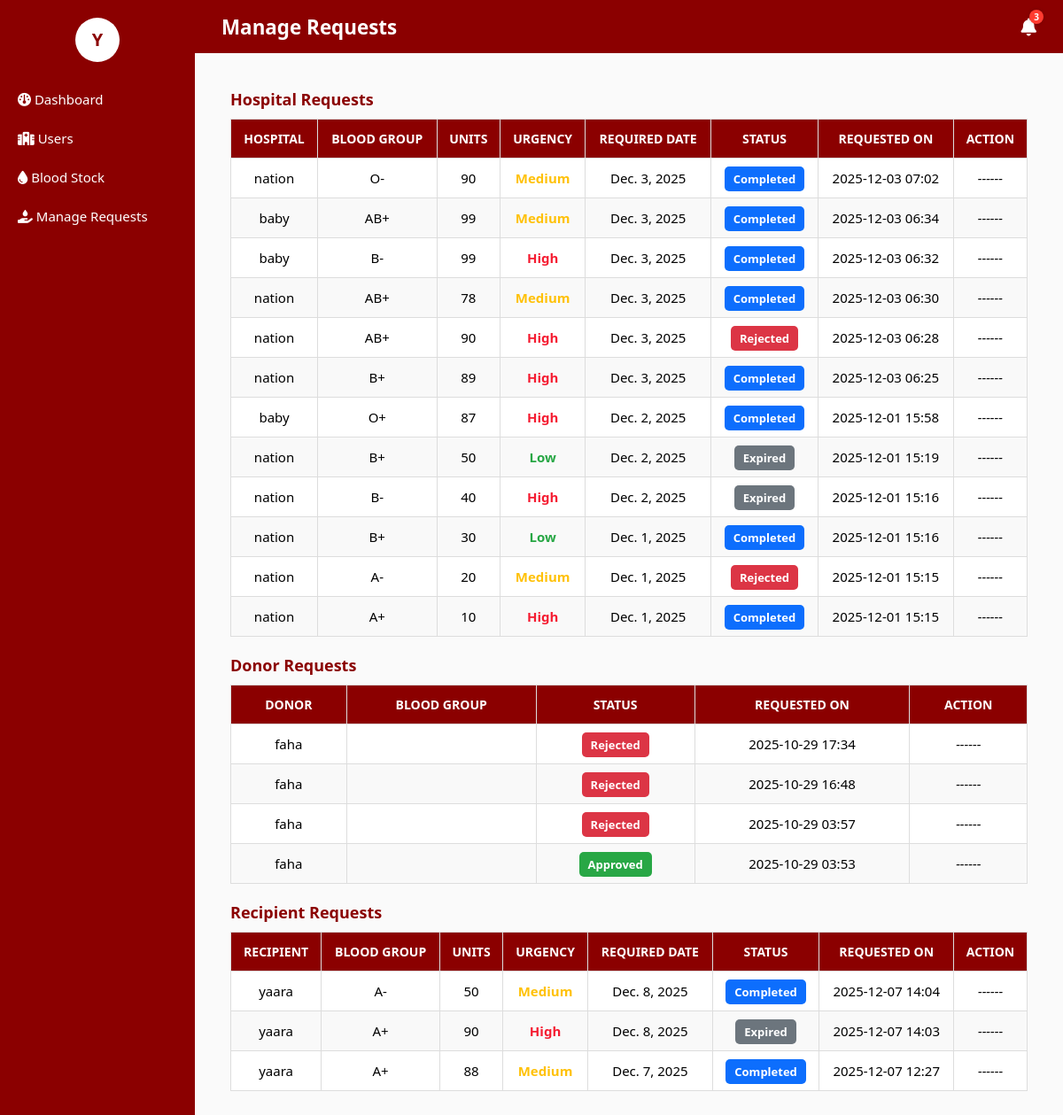
The app's page /dashboard/manage_requests/ (signed in), older data.
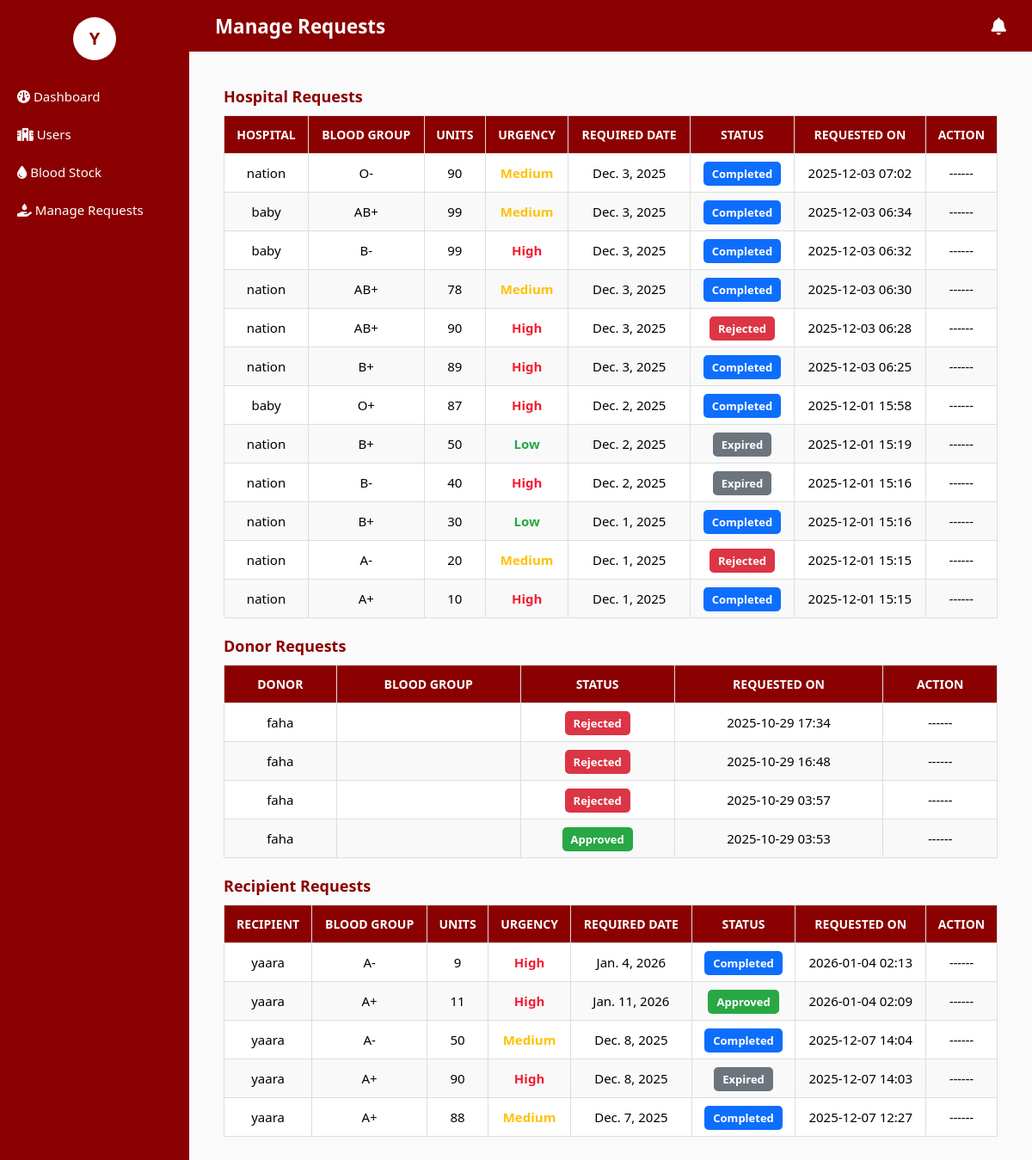
The same page, newer data.
### blood_bank_app/models.py (models this page shows, shortened)
class HospitalBloodRequest(models.Model):
    BLOOD_GROUP_CHOICES = [
        ('A+', 'A+'), ('A-', 'A-'),
        ('B+', 'B+'), ('B-', 'B-'),
        ('AB+', 'AB+'), ('AB-', 'AB-'),
        ('O+', 'O+'), ('O-', 'O-'),
    ]
    URGENCY_LEVEL_CHOICES = [
        ('High', 'High'),
        ('Medium', 'Medium'),
        ('Low', 'Low'),
    ]
    STATUS_CHOICES = [
        ('Pending', 'Pending'),
        ('Approved', 'Approved'),
        ('Rejected', 'Rejected'),
        ('Completed', 'Completed'),
        ('Expired', 'Expired'),
    ]
    hospital = models.ForeignKey(User, on_delete=models.CASCADE)
    blood_group = models.CharField(max_length=3, choices=BLOOD_GROUP_CHOICES)
    units = models.PositiveIntegerField()
    required_date = models.DateField()
    urgency = models.CharField(max_length=10, choices=URGENCY_LEVEL_CHOICES)
    status = models.CharField(max_length=20, choices=STATUS_CHOICES, default='Pending')
    created_at = models.DateTimeField(auto_now_add=True)

class DonorRequestAppointment(models.Model):
    STATUS_CHOICES = [
        ('Pending', 'Pending'),
        ('Approved', 'Approved'),
        ('Rejected', 'Rejected'),
    ]
    donor = models.ForeignKey(User, on_delete=models.CASCADE)
    preferred_date = models.DateField()
    preferred_time = models.TimeField()
    status = models.CharField(max_length=20, choices=STATUS_CHOICES, default='Pending')
    created_at = models.DateTimeField(auto_now_add=True)

class RecipientBloodRequest(models.Model):
    BLOOD_GROUP_CHOICES = [
        ('A+', 'A+'), ('A-', 'A-'),
        ('B+', 'B+'), ('B-', 'B-'),
        ('AB+', 'AB+'), ('AB-', 'AB-'),
        ('O+', 'O+'), ('O-', 'O-'),
    ]
    URGENCY_LEVEL_CHOICES = [
        ('High', 'High'),
        ('Medium', 'Medium'),
        ('Low', 'Low'),
    ]
    STATUS_CHOICES = [
        ('Pending', 'Pending'),
        ('Approved', 'Approved'),
        ('Rejected', 'Rejected'),
        ('Completed', 'Completed'),
        ('Expired', 'Expired'),
    ]
    recipient = models.ForeignKey(User, on_delete=models.CASCADE)
    blood_group = models.CharField(max_length=3, choices=BLOOD_GROUP_CHOICES)
    units = models.PositiveIntegerField()
    required_date = models.DateField()
    urgency = models.CharField(max_length=10, choices=URGENCY_LEVEL_CHOICES)
    status = models.CharField(max_length=20, choices=STATUS_CHOICES, default='Pending')
    created_at = models.DateTimeField(auto_now_add=True)
    completed_date = models.DateField(null=True, blank=True)

### blood_bank_app/views.py (the view)
# urls.py: path('dashboard/manage_requests/', views.manage_requests, name='manage_requests'),
@login_required
def manage_requests(request):
    hospital_requests = HospitalBloodRequest.objects.all().order_by('-created_at')
    donor_requests = DonorRequestAppointment.objects.all().order_by('-created_at')
    recipient_requests = RecipientBloodRequest.objects.all().order_by('-created_at')
    unread_notifications_count = AdminNotification.objects.filter(is_read=False).count()
    context = {
        'hospital_requests': hospital_requests,
        'donor_requests': donor_requests,
        'recipient_requests': recipient_requests,
        'unread_notifications_count': unread_notifications_count,
        'today': date.today(),
    }
    return render(request, 'dashboard/manage_requests.html', context)

### blood_bank_app/templates/dashboard/manage_requests.html (shortened to what this page needs)
{% extends 'dashboard/admin_base.html' %}
{% block page_title %}Manage Requests{% endblock %}
{% block content_admin %}
<h3 class="section-title"> Hospital Requests</h3>
<table class="styled-table">
    <thead>
        <tr>
            <th>Hospital</th>
            <th>Blood Group</th>
            <th>Units</th>
            <th>Urgency</th>
            <th>Required Date</th>
            <th>Status</th>
            <th>Requested On</th>
            <th>Action</th>
        </tr>
    </thead>
    <tbody>
        {% for req in hospital_requests %}
        <tr>
            <td>{{ req.hospital.username }}</td>
            <td>{{ req.blood_group }}</td>
            <td>{{ req.units }}</td>
            <td class="{% if req.urgency == 'High' %}urgency-high{% elif req.urgency == 'Medium' %}urgency-medium{% else %}urgency-low{% endif %}">
                {{ req.urgency }}
            </td>
            <td>{{ req.required_date }}</td>
            <td>
                {% if req.status == 'Completed' %}
                    <span class="badge completed">Completed</span>
                {% elif req.status == 'Expired' %}
                    <span class="badge expired">Expired</span>
                {% else %}
                    <span class="badge
                        {% if req.status == 'Approved' %}approved
                        {% elif req.status == 'Pending' %}pending
                        {% else %}rejected
                        {% endif %}">
                        {{ req.status }}
                    </span>
                {% endif %}
            </td>
            <td>{{ req.created_at|date:"Y-m-d H:i" }}</td>
            <td>
                {% if req.status == 'Pending' %}
                    {% if req.required_date < today %}
                        <em>Expired</em>
                    {% else %}
                        <a href="{% url 'approve_hospital_request' req.id %}" class="btn-approve">Approve</a>
                        <a href="{% url 'reject_hospital_request' req.id %}" class="btn-reject">Reject</a>
                    {% endif %}
                {% else %}
                    <em>------</em>
                {% endif %}
            </td>
        </tr>
        {% empty %}
        <tr><td colspan="8" class="text-center">No hospital requests found.</td></tr>
        {% endfor %}
    </tbody>
</table>
<h3 class="section-title"> Donor Requests</h3>
<table class="styled-table">
    <thead>
        <tr>
            <th>Donor</th>
            <th>Blood Group</th>
            <th>Status</th>
            <th>Requested On</th>
            <th>Action</th>
        </tr>
    </thead>
    <tbody>
        {% for req in donor_requests %}
        <tr>
            <td>{{ req.donor.username }}</td>
            <td>{{ req.blood_group }}</td>
            <td>
                <span class="badge
                    {% if req.status == 'Approved' %}approved
                    {% elif req.status == 'Pending' %}pending
                    {% elif req.status == 'Completed' %}completed
                    {% elif req.status == 'Expired' %}expired
                    {% else %}rejected
                    {% endif %}">
                    {{ req.status }}
                </span>
            </td>
            <td>{{ req.created_at|date:"Y-m-d H:i" }}</td>
            <td>
                {% if req.status == 'Pending' %}
                    <a href="{% url 'approve_donor_request' req.id %}" class="btn-approve">Approve</a>
                    <a href="{% url 'reject_donor_request' req.id %}" class="btn-reject">Reject</a>
                {% else %}
                    <em>------</em>
                {% endif %}
            </td>
        </tr>
        {% empty %}
        <tr><td colspan="5" class="text-center">No donor requests found.</td></tr>
        {% endfor %}
    </tbody>
</table>
<h3 class="section-title">Recipient Requests</h3>
<table class="styled-table">
    <thead>
        <tr>
            <th>Recipient</th>
            <th>Blood Group</th>
            <th>Units</th>
            <th>Urgency</th>
            <th>Required Date</th>
            <th>Status</th>
            <th>Requested On</th>
            <th>Action</th>
        </tr>
    </thead>
    <tbody>
        {% for req in recipient_requests %}
        <tr>
            <td>{{ req.recipient.username }}</td>
            <td>{{ req.blood_group }}</td>
            <td>{{ req.units }}</td>
            <td class="{% if req.urgency == 'High' %}urgency-high{% elif req.urgency == 'Medium' %}urgency-medium{% else %}urgency-low{% endif %}">
                {{ req.urgency }}
            <td>{{ req.required_date }}</td>
            <td>
                {% if req.status == 'Completed' %}
                    <span class="badge completed">Completed</span>
                {% elif req.status == 'Expired' %}
                    <span class="badge expired">Expired</span>
                {% else %}
                    <span class="badge
                        {% if req.status == 'Approved' %}approved
                        {% elif req.status == 'Pending' %}pending
                        {% else %}rejected
                        {% endif %}">
                        {{ req.status }}
                    </span>
                {% endif %}
            </td>
            <td>{{ req.created_at|date:"Y-m-d H:i" }}</td>
            <td>
                {% if req.status == 'Pending' %}
                    {% if req.required_date < today %}
                        <em>Expired</em>
                    {% else %}
                        <a href="{% url 'approve_recipient_request' req.id %}" class="btn-approve">Approve</a>
                        <a href="{% url 'reject_recipient_request' req.id %}" class="btn-reject">Reject</a>
                    {% endif %}
                {% else %}
                    <em>------</em>
                {% endif %}
            </td>
        </tr>
        {% empty %}
        <tr><td colspan="7" class="text-center">No recipient requests found.</td></tr>
        {% endfor %}
    </tbody>
</table>
{% endblock %}

### blood_bank_app/templates/dashboard/admin_base.html (shortened to what this page needs)
{% load static %}
<!DOCTYPE html>
<html lang="en">
<head>
    <link rel="stylesheet" href="https://cdnjs.cloudflare.com/ajax/libs/font-awesome/6.5.0/css/all.min.css">
</head>
<body>
    <div class="sidebar">
        <div class="profile-container">
            <div class="profile-icon" onclick="toggleProfile()">
                {{ request.user.username|slice:":1"|upper }}
            </div>
        </div>
        <a href="{% url 'admin_dashboard' %}"><i class="fa-solid fa-gauge"></i> Dashboard</a>
        <a href="{% url 'users' %}"><i class="fa-solid fa-hospital"></i> Users</a>
        <a href="{% url 'blood_stock_dashboard' %}"><i class="fa-solid fa-droplet"></i> Blood Stock</a>
        <a href="{% url 'manage_requests' %}"><i class="fa-solid fa-hand-holding-droplet"></i> Manage Requests</a>
    </div>
    <div class="topbar">
        <span>{% block page_title %}Admin Dashboard{% endblock %}</span>
        <div class="topbar-icons">
            <a href="{% url 'admin_notifications' %}" class="notification-icon" title="Notifications">
                <i class="fa-solid fa-bell"></i>
                {% if unread_notifications_count > 0 %}
                    <span class="notif-count">{{ unread_notifications_count }}</span>
                {% endif %}
            </a>
        </div>
    </div>
    <div class="main-content">
        {% block content_admin %}{% endblock %}
    </div>
</body>
</html>

### blood_bank_app/templates/dashboard/admin_base.html (style rules this page uses)
body, html { margin: 0; padding: 0; font-family: 'Segoe UI', sans-serif; background: #FAFAFA; }
.sidebar { width: 220px; background-color: #8B0000; color: white; position: fixed; top: 0; bottom: 0; left: 0; padding-top: 20px; z-index: 50; }
.sidebar a { display: block; color: white; text-decoration: none; padding: 12px 20px; font-size: 15px; }
.profile-container { text-align: center; margin-bottom: 20px; position: relative; }
.profile-icon { width: 50px; height: 50px; background-color: white; color: #8B0000; border-radius: 50%; font-weight: bold; line-height: 50px; margin: 0 auto; cursor: pointer; display: flex; align-items: center; justify-content: center; font-size: 20px; }
.topbar { position: fixed; left: 220px; right: 0; top: 0; height: 60px; background-color: #8B0000; color: #fff; display: flex; justify-content: space-between; align-items: center; padding: 0 30px; font-size: 1.4em; font-weight: 600; z-index: 90; }
.topbar-icons { display: flex; align-items: center; gap: 15px; }
.notification-icon { color: #fff; font-size: 20px; position: relative; transition: transform 0.2s; }
.main-content { margin-left: 220px; padding: 80px 40px 40px 40px; min-height: calc(100vh - 60px); }
table { width: 100%; border-collapse: collapse; margin-top: 10px; }
th, td { border: 1px solid #ddd; padding: 12px; text-align: center; font-size: 15px; }
tr:nth-child(even) { background-color: #f9f9f9; }

### blood_bank_app/templates/dashboard/manage_requests.html (style rules this page uses)
.section-title { color: #8B0000; margin-bottom: 10px; margin-top: 20px; font-size: 18px; }
.styled-table thead th { background-color: #8B0000; color: #fff; text-transform: uppercase; font-size: 14px; }
.styled-table tbody tr:nth-child(even) { background-color: #f9f9f9; }
.styled-table tbody tr:nth-child(odd) { background-color: #ffffff; }
.badge { padding: 5px 10px; border-radius: 5px; font-weight: 600; color: white; font-size: 13px; }
.badge.approved { background-color: #28a745; }
.badge.rejected { background-color: #dc3545; }
.badge.completed { background-color: #0d6efd; color: white; }
.badge.expired { background-color: #6c757d; color: white; }
.urgency-high { color: #f51d32; font-weight: 750; }
.urgency-medium { color: #ffc107; font-weight: 600; }
.urgency-low { color: #28a745; font-weight: 600; }

Row changes from the older to the newer data that the page shows:
added RecipientBloodRequest: recipient.username "yaara", blood_group "A-", units "9", urgency "High", required_date "Jan. 4, 2026", status "Completed", created_at "2026-01-04 02:13"
added RecipientBloodRequest: recipient.username "yaara", blood_group "A+", units "11", urgency "High", required_date "Jan. 11, 2026", status "Approved", created_at "2026-01-04 02:09"
Text that changed along with them:
{{ unread_notifications_count }}: "3" → (not shown)
